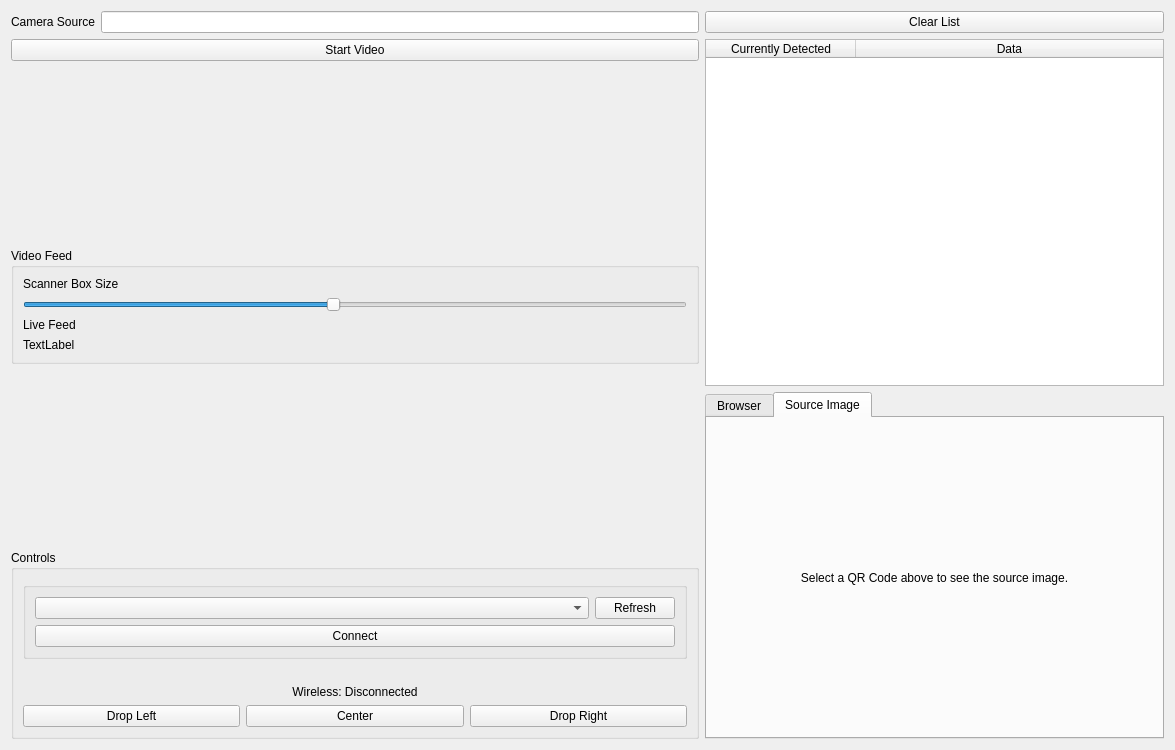
<?xml version="1.0" encoding="UTF-8"?>
<ui version="4.0">
 <class>Form</class>
 <widget class="QWidget" name="Form">
  <property name="geometry">
   <rect>
    <x>0</x>
    <y>0</y>
    <width>1175</width>
    <height>750</height>
   </rect>
  </property>
  <property name="windowTitle">
   <string>Form</string>
  </property>
  <layout class="QHBoxLayout" name="horizontalLayout" stretch="3,2">
   <item>
    <layout class="QVBoxLayout" name="verticalLayout" stretch="0,0,0,0,0,0">
     <property name="sizeConstraint">
      <enum>QLayout::SetDefaultConstraint</enum>
     </property>
     <item>
      <layout class="QHBoxLayout" name="horizontalLayout_2">
       <item>
        <widget class="QLabel" name="label">
         <property name="text">
          <string>Camera Source</string>
         </property>
        </widget>
       </item>
       <item>
        <widget class="QLineEdit" name="cameraSource"/>
       </item>
      </layout>
     </item>
     <item>
      <widget class="QPushButton" name="startCV">
       <property name="text">
        <string>Start Video</string>
       </property>
      </widget>
     </item>
     <item>
      <spacer name="verticalSpacer">
       <property name="orientation">
        <enum>Qt::Vertical</enum>
       </property>
       <property name="sizeHint" stdset="0">
        <size>
         <width>20</width>
         <height>40</height>
        </size>
       </property>
      </spacer>
     </item>
     <item>
      <widget class="QGroupBox" name="groupBox_3">
       <property name="title">
        <string>Video Feed</string>
       </property>
       <layout class="QVBoxLayout" name="verticalLayout_7">
        <item>
         <widget class="QLabel" name="label_2">
          <property name="text">
           <string>Scanner Box Size</string>
          </property>
         </widget>
        </item>
        <item>
         <widget class="QSlider" name="bbox_slider">
          <property name="minimum">
           <number>25</number>
          </property>
          <property name="maximum">
           <number>400</number>
          </property>
          <property name="value">
           <number>200</number>
          </property>
          <property name="orientation">
           <enum>Qt::Horizontal</enum>
          </property>
         </widget>
        </item>
        <item>
         <widget class="QLabel" name="liveFeedTitle">
          <property name="text">
           <string>Live Feed</string>
          </property>
         </widget>
        </item>
        <item>
         <widget class="QLabel" name="liveView">
          <property name="sizePolicy">
           <sizepolicy hsizetype="Expanding" vsizetype="Fixed">
            <horstretch>0</horstretch>
            <verstretch>0</verstretch>
           </sizepolicy>
          </property>
          <property name="minimumSize">
           <size>
            <width>0</width>
            <height>0</height>
           </size>
          </property>
          <property name="maximumSize">
           <size>
            <width>16777215</width>
            <height>16777215</height>
           </size>
          </property>
          <property name="baseSize">
           <size>
            <width>320</width>
            <height>240</height>
           </size>
          </property>
          <property name="text">
           <string>TextLabel</string>
          </property>
         </widget>
        </item>
       </layout>
      </widget>
     </item>
     <item>
      <spacer name="verticalSpacer_3">
       <property name="orientation">
        <enum>Qt::Vertical</enum>
       </property>
       <property name="sizeHint" stdset="0">
        <size>
         <width>20</width>
         <height>40</height>
        </size>
       </property>
      </spacer>
     </item>
     <item>
      <widget class="QGroupBox" name="groupBox">
       <property name="sizePolicy">
        <sizepolicy hsizetype="Preferred" vsizetype="Expanding">
         <horstretch>0</horstretch>
         <verstretch>0</verstretch>
        </sizepolicy>
       </property>
       <property name="title">
        <string>Controls</string>
       </property>
       <layout class="QVBoxLayout" name="verticalLayout_4">
        <property name="topMargin">
         <number>12</number>
        </property>
        <item>
         <widget class="QGroupBox" name="groupBox_2">
          <property name="title">
           <string/>
          </property>
          <layout class="QVBoxLayout" name="verticalLayout_6">
           <item>
            <layout class="QHBoxLayout" name="horizontalLayout_4">
             <item>
              <widget class="QComboBox" name="serialPorts">
               <property name="sizePolicy">
                <sizepolicy hsizetype="Expanding" vsizetype="Fixed">
                 <horstretch>0</horstretch>
                 <verstretch>0</verstretch>
                </sizepolicy>
               </property>
              </widget>
             </item>
             <item>
              <widget class="QPushButton" name="refreshSerial">
               <property name="sizePolicy">
                <sizepolicy hsizetype="Minimum" vsizetype="Fixed">
                 <horstretch>0</horstretch>
                 <verstretch>0</verstretch>
                </sizepolicy>
               </property>
               <property name="text">
                <string>Refresh</string>
               </property>
               <property name="icon">
                <iconset theme="SP_FileDialogContentsView"/>
               </property>
               <property name="autoDefault">
                <bool>false</bool>
               </property>
               <property name="default">
                <bool>false</bool>
               </property>
               <property name="flat">
                <bool>false</bool>
               </property>
              </widget>
             </item>
            </layout>
           </item>
           <item>
            <widget class="QPushButton" name="connectSerial">
             <property name="text">
              <string>Connect</string>
             </property>
            </widget>
           </item>
          </layout>
         </widget>
        </item>
        <item>
         <spacer name="verticalSpacer_2">
          <property name="orientation">
           <enum>Qt::Vertical</enum>
          </property>
          <property name="sizeType">
           <enum>QSizePolicy::Maximum</enum>
          </property>
          <property name="sizeHint" stdset="0">
           <size>
            <width>20</width>
            <height>20</height>
           </size>
          </property>
         </spacer>
        </item>
        <item>
         <widget class="QLabel" name="dropperStatus">
          <property name="text">
           <string>Wireless: Disconnected</string>
          </property>
          <property name="alignment">
           <set>Qt::AlignCenter</set>
          </property>
         </widget>
        </item>
        <item>
         <layout class="QHBoxLayout" name="horizontalLayout_3" stretch="0,0,0">
          <item>
           <widget class="QPushButton" name="dropLeftButton">
            <property name="text">
             <string>Drop Left</string>
            </property>
           </widget>
          </item>
          <item>
           <widget class="QPushButton" name="dropCenterButton">
            <property name="text">
             <string>Center</string>
            </property>
           </widget>
          </item>
          <item>
           <widget class="QPushButton" name="dropRightButton">
            <property name="text">
             <string>Drop Right</string>
            </property>
           </widget>
          </item>
         </layout>
        </item>
       </layout>
      </widget>
     </item>
    </layout>
   </item>
   <item>
    <layout class="QVBoxLayout" name="verticalLayout_2">
     <item>
      <widget class="QPushButton" name="clearTableButton">
       <property name="text">
        <string>Clear List</string>
       </property>
      </widget>
     </item>
     <item>
      <widget class="QTableWidget" name="qrTable">
       <property name="minimumSize">
        <size>
         <width>320</width>
         <height>0</height>
        </size>
       </property>
       <property name="maximumSize">
        <size>
         <width>16777215</width>
         <height>16777215</height>
        </size>
       </property>
       <attribute name="horizontalHeaderCascadingSectionResizes">
        <bool>false</bool>
       </attribute>
       <attribute name="horizontalHeaderDefaultSectionSize">
        <number>150</number>
       </attribute>
       <attribute name="horizontalHeaderMinimumSectionSize">
        <number>50</number>
       </attribute>
       <attribute name="horizontalHeaderStretchLastSection">
        <bool>true</bool>
       </attribute>
       <attribute name="verticalHeaderCascadingSectionResizes">
        <bool>false</bool>
       </attribute>
       <attribute name="verticalHeaderStretchLastSection">
        <bool>false</bool>
       </attribute>
       <column>
        <property name="text">
         <string>Currently Detected</string>
        </property>
       </column>
       <column>
        <property name="text">
         <string>Data</string>
        </property>
       </column>
      </widget>
     </item>
     <item>
      <widget class="QTabWidget" name="tabWidget">
       <property name="currentIndex">
        <number>1</number>
       </property>
       <widget class="QWidget" name="webBrowser">
        <attribute name="title">
         <string>Browser</string>
        </attribute>
        <layout class="QVBoxLayout" name="browserLayout">
         <item>
          <widget class="QPushButton" name="openinbrowser">
           <property name="enabled">
            <bool>false</bool>
           </property>
           <property name="text">
            <string>Open In Browser</string>
           </property>
          </widget>
         </item>
         <item>
          <widget class="QProgressBar" name="browserProgressBar">
           <property name="value">
            <number>0</number>
           </property>
          </widget>
         </item>
         <item>
          <widget class="QLabel" name="browserHelp">
           <property name="text">
            <string>Select a QR Code above to see the website.</string>
           </property>
           <property name="alignment">
            <set>Qt::AlignCenter</set>
           </property>
          </widget>
         </item>
        </layout>
       </widget>
       <widget class="QWidget" name="sourceImage">
        <attribute name="title">
         <string>Source Image</string>
        </attribute>
        <layout class="QVBoxLayout" name="verticalLayout_3">
         <item>
          <widget class="QLabel" name="qrImage">
           <property name="text">
            <string>Select a QR Code above to see the source image.</string>
           </property>
           <property name="alignment">
            <set>Qt::AlignCenter</set>
           </property>
          </widget>
         </item>
        </layout>
       </widget>
      </widget>
     </item>
    </layout>
   </item>
  </layout>
 </widget>
 <resources/>
 <connections/>
</ui>
